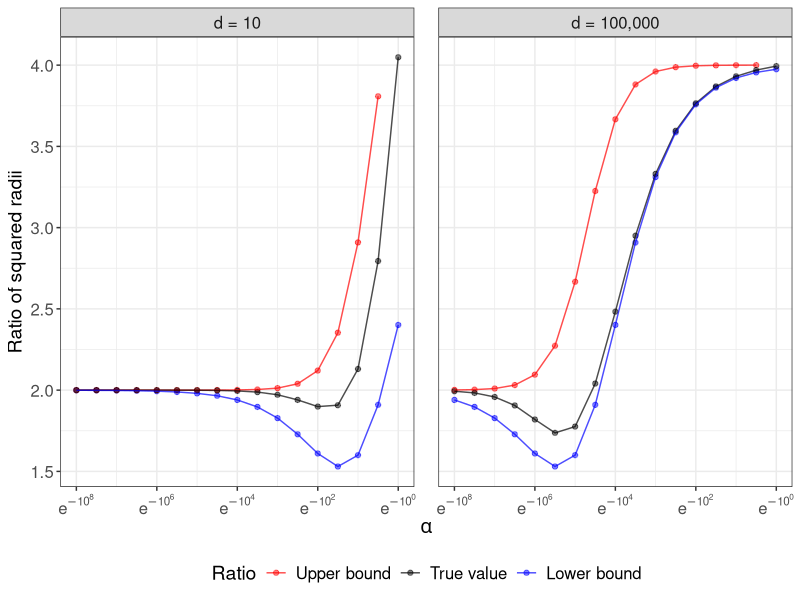

This figure's R source:
# E[r^2(C_n^split) / r^2(A_n)] at small alpha for varying d 

library(data.table)
library(tidyverse)

# Read in data

small_alpha_data <- fread(file = "sim_data/fig04.csv")

# Create theme
paper_theme <- theme_bw() +
  theme(plot.title = element_text(hjust = 0.5, size = 16),
        plot.subtitle = element_text(hjust = 0.5, size = 14),
        legend.title = element_text(size = 14),
        axis.title = element_text(size = 14),
        legend.text = element_text(size = 12),
        axis.text = element_text(size = 12),
        strip.text = element_text(size = 12),
        panel.spacing = unit(1.2, "lines"))

#################
##### Plots #####
#################

# Plot expected ratio of squared radii (and bounds) for d = 10 and d = 100,000
ratio_small_alpha_two_panel <- small_alpha_data %>% 
  filter(d %in% c(10, 100000)) %>% 
  pivot_longer(cols = c(C_over_A_sq_rad_lb, C_over_A_sq_rad_ub,
                        true_ratio_expect),
               names_to = "ratio_label",
               values_to = "ratio_value") %>% 
  mutate(d = factor(d, levels = c(10, 100000),
                    labels = c("d = 10", "d = 100,000")),
         ratio_label = factor(ratio_label, 
                              levels = c("C_over_A_sq_rad_ub",
                                         "true_ratio_expect",
                                         "C_over_A_sq_rad_lb"),
                              labels = c("Upper bound", "True value",
                                         "Lower bound"))) %>% 
  ggplot(aes(x = log(-log_alpha, base = 10), y = ratio_value, col = ratio_label)) +
  facet_wrap(. ~ d, nrow = 1) +
  geom_point(alpha = 0.5) +
  geom_line(alpha = 0.7) +
  labs(x = expression(alpha),
       y = "Ratio of squared radii",
       col = "Ratio") +
  scale_x_continuous(breaks = c(0, 2, 4, 6, 8),
                     labels = c(expression("e"**{-10**{0}}),
                                expression("e"**{-10**{2}}), 
                                expression("e"**{-10**{4}}),
                                expression("e"**{-10**{6}}),
                                expression("e"**{-10**{8}})),
                     trans = "reverse") +
  scale_color_manual(values = c("red", "black", "blue")) +
  paper_theme +
  theme(legend.position = "bottom")

######################
##### Save plots #####
######################

ggsave(plot = ratio_small_alpha_two_panel,
       filename = "sim_plots/figure_04.pdf",
       width = 7, height = 3.5)
